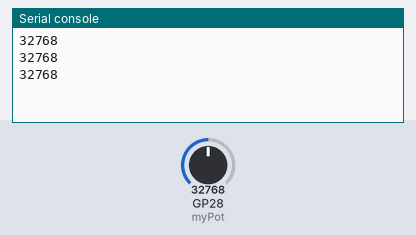
A program run on a simulated Raspberry Pi Pico running MicroPython. On the bench: the last lines printed to the serial console. The test bench sets the inputs (shaded band); at power-on: GP28 (myPot) = 32768 (analog values on the 0–65535 scale).

Above: at 1.2 s.
1.3 s: GP28 (myPot) set to 45874
At 1.8 s:
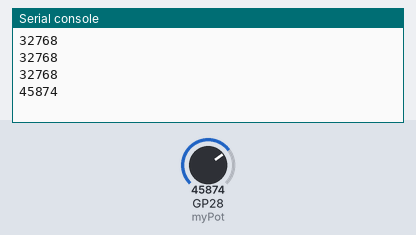
2.8 s: GP28 (myPot) set to 57670
At 3.4 s:
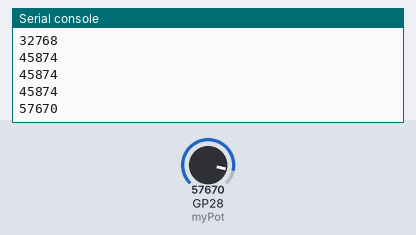
Timing chart, 0 to 5.8 s (numbered marks = the images above; inputs shaded):
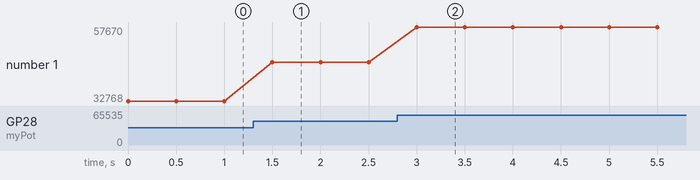

Measured:
- after the input at 1.3 s, the serial console: prints a new line after 0.20 s (image 1)
- after the input at 2.8 s, the serial console: prints a new line after 0.20 s (image 2)
- plotted number 1: 32768 → 45874 after the input at 1.3 s, 45874 → 57670 after the input at 2.8 s

The program:

Potentiometer.py
```python
#importing libraries
import machine
import time
#making variables
potPin=28
myPot=machine.ADC(potPin)
while True:
    #reads on a ~430 to ~65535 range
    potVal=myPot.read_u16()
    'voltage=(3.3/65106)*potVal-(430*3.3/65106)'#<-- uncomment this line if you want a ~0V to ~3.3V range
    print(potVal)#<--change potVal to voltage if you want a ~0V to ~3.3V reading
    time.sleep_ms(500)                               
```
